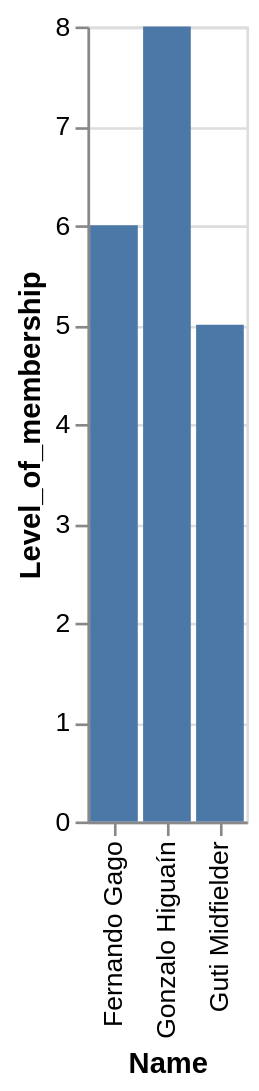

Write the Vega-Lite specification saved for this chart.
### Vega-Lite specification from a JSON file in a GitHub repository (floating-point values rounded to 4 significant figures)
{"data": {"values": [{"x_data": "Fernando Gago", "y_data": 6}, {"x_data": "Gonzalo Higuaín ", "y_data": 8}, {"x_data": "Guti Midfielder", "y_data": 5}]}, "mark": "bar", "encoding": {"x": {"field": "x_data", "type": "nominal", "title": "Name", "sort": "ascending"}, "y": {"field": "y_data", "type": "quantitative", "title": "Level_of_membership"}}}
